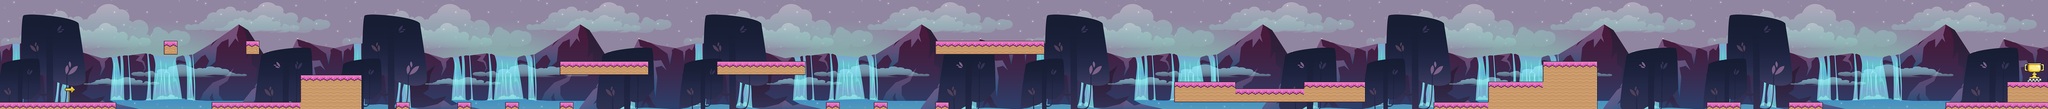

Tiled map render using the project's own tile images. Description and the map definition, with tile-layer contents summarised, below:
An orthogonal 300x16 tile map with 16x16 px tiles, 2 tile layers (background, end), 4 tilesets and 178 objects.

<map version="1.0" tiledversion="1.0.1" orientation="orthogonal" renderorder="right-down" width="300" height="16" tilewidth="16" tileheight="16" nextobjectid="350">
 <tileset firstgid="1" source="fundo-3.tsx" />
 <tileset firstgid="1401" source="terrain.tsx" />
 <tileset firstgid="1643" source="end.tsx" />
 <tileset firstgid="1659" source="start.tsx" />
 <layer name="background" width="300" height="16">
  <data>[4800 cells, 4800 non-empty, 809 distinct tile ids]</data>
 </layer>
 <objectgroup name="chao">
  <object id="1" x="1" y="241.75" width="270.5" height="12.75" />
  <object id="2" x="384" y="97.5" width="31.75" height="30.5" />
  <object id="3" x="576.5" y="97.25" width="30.75" height="29.75" />
  <object id="4" x="496.25" y="241.25" width="207.25" height="13.75" />
  <object id="5" x="704.5" y="177" width="143.5" height="79.5" />
  <object id="6" x="929.5" y="241.5" width="29.5" height="14" />
  <object id="7" x="1073.5" y="241.5" width="29" height="15" />
  <object id="8" x="1185" y="241.5" width="30" height="13.5" />
  <object id="9" x="1314" y="145.25" width="204.5" height="29.75" />
  <object id="10" x="1681.5" y="145" width="205.25" height="30" />
  <object id="11" x="1936.5" y="241.25" width="30.5" height="13.75" />
  <object id="12" x="2049" y="241.25" width="30.5" height="13.75" />
  <object id="13" x="2192.75" y="241.25" width="29.25" height="14.25" />
  <object id="14" x="2193.5" y="97.25" width="254.5" height="29.75" />
  <object id="15" x="2752.5" y="193.25" width="142.5" height="45.75" />
  <object id="16" x="2895.5" y="209.5" width="162.5" height="28.5" />
  <object id="17" x="3057.5" y="193.25" width="141.5" height="45.25" />
  <object id="18" x="3361" y="241" width="127.5" height="14" />
  <object id="19" x="3489" y="193.5" width="129" height="62.5" />
  <object id="20" x="3617.5" y="145.25" width="126" height="111.25" />
  <object id="21" x="4000.5" y="241.25" width="79" height="15.25" />
  <object id="22" x="4192.5" y="241.25" width="79.5" height="14.25" />
  <object id="23" x="4560.5" y="241.5" width="241" height="13.5" />
  <object id="349" x="1313.5" y="241.75" width="30" height="13.5" />
 </objectgroup>
 <objectgroup name="limite">
  <object id="24" x="0.25" y="154.25" width="16.25" height="86" />
 </objectgroup>
 <objectgroup name="atiradores">
  <object id="27" x="501.75" y="230.25" width="9.5" height="7.25" />
  <object id="28" x="581" y="86.125" width="9.5" height="7.25" />
  <object id="41" x="1504.25" y="133.125" width="9.5" height="7.25" />
  <object id="45" x="1698.75" y="133.625" width="9.5" height="7.25" />
  <object id="47" x="2196.75" y="229.375" width="9.5" height="7.25" />
  <object id="58" x="3060.25" y="181.375" width="9.5" height="7.25" />
  <object id="65" x="3472.25" y="227.875" width="9.5" height="7.25" />
  <object id="66" x="3600.75" y="176.875" width="9.5" height="7.25" />
  <object id="67" x="3728.75" y="129.875" width="9.5" height="7.25" />
  <object id="71" x="4195.25" y="229.375" width="9.5" height="7.25" />
 </objectgroup>
 <objectgroup name="terrestres">
  <object id="29" x="655.75" y="227.875" width="9.5" height="7.25" />
  <object id="30" x="820" y="163.375" width="9.5" height="7.25" />
  <object id="42" x="1440.25" y="133.375" width="9.5" height="7.25" />
  <object id="46" x="1849.5" y="132.875" width="9.5" height="7.25" />
  <object id="53" x="2289.5" y="84.375" width="9.5" height="7.25" />
  <object id="54" x="2411" y="84.375" width="9.5" height="7.25" />
  <object id="59" x="3027.25" y="195.875" width="9.5" height="7.25" />
  <object id="60" x="2869.25" y="177.875" width="9.5" height="7.25" />
  <object id="61" x="3187.25" y="181.375" width="9.5" height="7.25" />
 </objectgroup>
 <objectgroup name="moedas">
  <object id="213" x="336.167" y="67.333" width="14" height="11.3333" />
  <object id="214" x="354.5" y="67" width="14" height="11.3333" />
  <object id="215" x="354.5" y="83" width="14" height="11.3333" />
  <object id="216" x="336.5" y="83" width="14" height="11.3333" />
  <object id="217" x="385.833" y="34.9997" width="14" height="11.3333" />
  <object id="218" x="404.166" y="34.6667" width="14" height="11.3333" />
  <object id="219" x="404.166" y="50.6667" width="14" height="11.3333" />
  <object id="220" x="386.166" y="50.6667" width="14" height="11.3333" />
  <object id="221" x="434.833" y="67.6663" width="14" height="11.3333" />
  <object id="222" x="453.166" y="67.3333" width="14" height="11.3333" />
  <object id="223" x="453.166" y="83.3333" width="14" height="11.3333" />
  <object id="224" x="435.166" y="83.3333" width="14" height="11.3333" />
  <object id="225" x="669.167" y="145" width="14" height="11.3333" />
  <object id="226" x="687.5" y="144.667" width="14" height="11.3333" />
  <object id="227" x="687.5" y="160.667" width="14" height="11.3333" />
  <object id="228" x="669.5" y="160.667" width="14" height="11.3333" />
  <object id="229" x="879.5" y="128.333" width="14" height="11.3333" />
  <object id="230" x="897.833" y="128" width="14" height="11.3333" />
  <object id="231" x="897.833" y="144" width="14" height="11.3333" />
  <object id="232" x="879.833" y="144" width="14" height="11.3333" />
  <object id="233" x="999.5" y="197.333" width="14" height="11.3333" />
  <object id="234" x="1017.83" y="197" width="14" height="11.3333" />
  <object id="235" x="1017.83" y="213" width="14" height="11.3333" />
  <object id="236" x="999.833" y="213" width="14" height="11.3333" />
  <object id="237" x="1137.83" y="195.666" width="14" height="11.3333" />
  <object id="238" x="1156.17" y="195.333" width="14" height="11.3333" />
  <object id="239" x="1156.17" y="211.333" width="14" height="11.3333" />
  <object id="240" x="1138.17" y="211.333" width="14" height="11.3333" />
  <object id="241" x="1247.5" y="82.9997" width="14" height="11.3333" />
  <object id="242" x="1265.83" y="82.6667" width="14" height="11.3333" />
  <object id="243" x="1265.83" y="98.6667" width="14" height="11.3333" />
  <object id="244" x="1247.83" y="98.6667" width="14" height="11.3333" />
  <object id="245" x="1584.17" y="97.6663" width="14" height="11.3333" />
  <object id="246" x="1602.5" y="97.3333" width="14" height="11.3333" />
  <object id="247" x="1602.5" y="113.333" width="14" height="11.3333" />
  <object id="248" x="1584.5" y="113.333" width="14" height="11.3333" />
  <object id="249" x="1744.83" y="94.6663" width="14" height="11.3333" />
  <object id="250" x="1763.17" y="94.3333" width="14" height="11.3333" />
  <object id="251" x="1763.17" y="110.333" width="14" height="11.3333" />
  <object id="252" x="1745.17" y="110.333" width="14" height="11.3333" />
  <object id="253" x="1824.5" y="96.6663" width="14" height="11.3333" />
  <object id="254" x="1842.83" y="96.3333" width="14" height="11.3333" />
  <object id="255" x="1842.83" y="112.333" width="14" height="11.3333" />
  <object id="256" x="1824.83" y="112.333" width="14" height="11.3333" />
  <object id="257" x="1993.5" y="194.333" width="14" height="11.3333" />
  <object id="258" x="2011.83" y="194" width="14" height="11.3333" />
  <object id="259" x="2011.83" y="210" width="14" height="11.3333" />
  <object id="260" x="1993.83" y="210" width="14" height="11.3333" />
  <object id="261" x="2090.17" y="105" width="14" height="11.3333" />
  <object id="262" x="2108.5" y="104.667" width="14" height="11.3333" />
  <object id="263" x="2108.5" y="120.667" width="14" height="11.3333" />
  <object id="264" x="2090.5" y="120.667" width="14" height="11.3333" />
  <object id="265" x="2130.17" y="30.333" width="14" height="11.3333" />
  </objectgroup>
 <objectgroup name="plataform-m">
  <!-- 4 objects omitted --></objectgroup>
 <objectgroup name="plataform-c">
  <!-- 14 objects omitted --></objectgroup>
 <layer name="end" width="300" height="16">
  <data>[4800 cells, 18 non-empty, 18 distinct tile ids]</data>
 </layer>
</map>
<!-- 81 of 178 objects omitted -->
